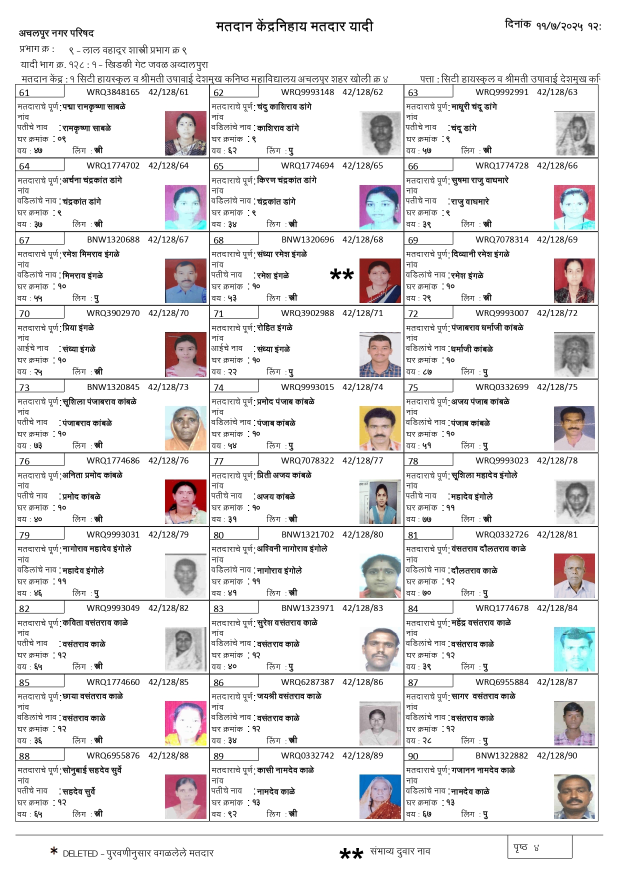
#> input picture blocks/BoothVoterList_A4_Ward_9_Booth_1_page-0004.jpg, 1240 x 1755 px, given in place of 0.png, which was not available (shown at 1/2 size)
$ python detect_age.py
#> lines starting #> are read from the running program, lines starting #| are printed output that depends on the picture
import cv2
import os
from split_numbers import split_img, resize
from skimage.metrics import structural_similarity as ssim

TEMPLATE_DIR = "../digits/templates/"
STANDARD_SIZE = 64   # single int is easier for centering

def load_templates():
    templates = {}
    for i in range(10):
        path = os.path.join(TEMPLATE_DIR, f"{i}.png")
        img = cv2.imread(path, cv2.IMREAD_GRAYSCALE)
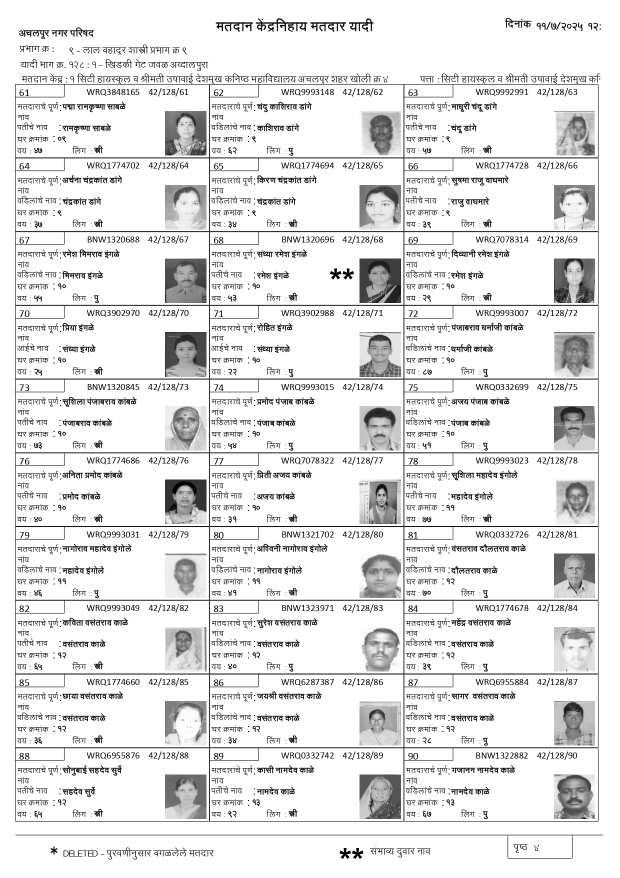
#> img: shape (1755, 1240) (shown at 1/2 size); min 0, max 255, mean 229.1
        if img is None:
            raise RuntimeError(f"Template missing: {path}")
        templates[i] = img
#> pass 2 of the loop in load_templates, `for i in range(10):`:
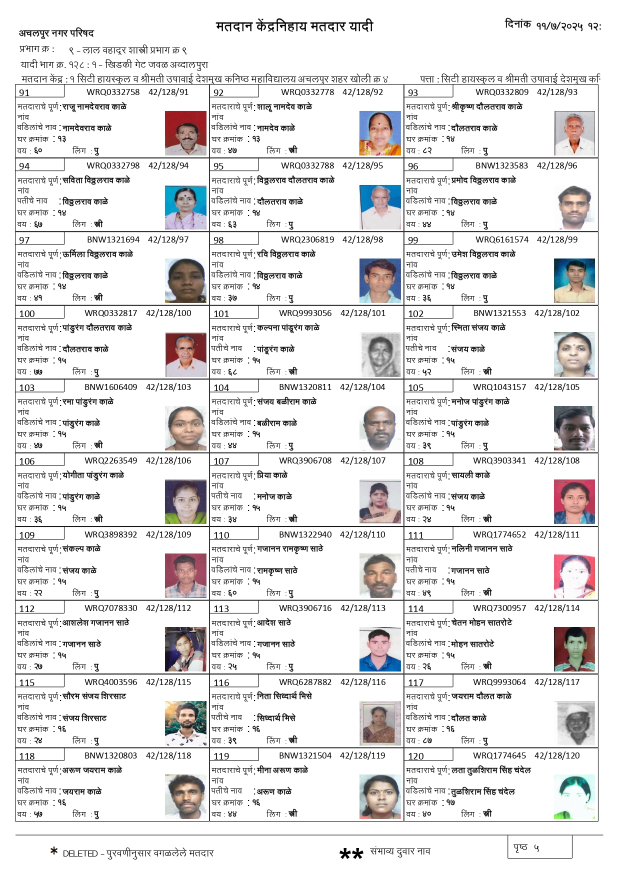
#> input picture blocks/BoothVoterList_A4_Ward_9_Booth_1_page-0005.jpg, 1240 x 1755 px, given in place of 1.png, which was not available (shown at 1/2 size)
#> in load_templates, `img = cv2.imread(path, cv2.IMREAD_GRAYSCALE)`:
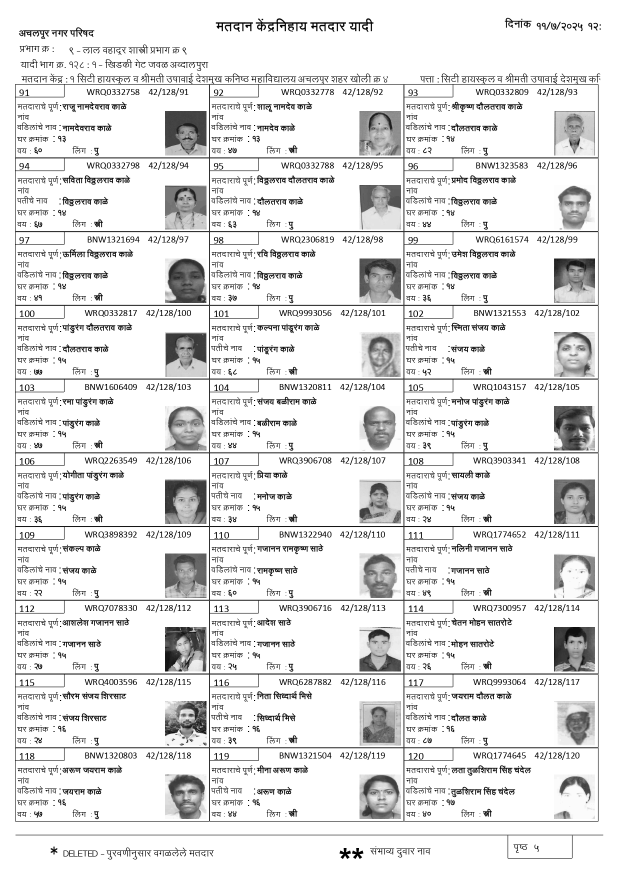
#> img: shape (1755, 1240) (shown at 1/2 size); min 0, max 255, mean 228.2
    return templates

#> (the run stopped early here; a loop or call above may not have finished)
